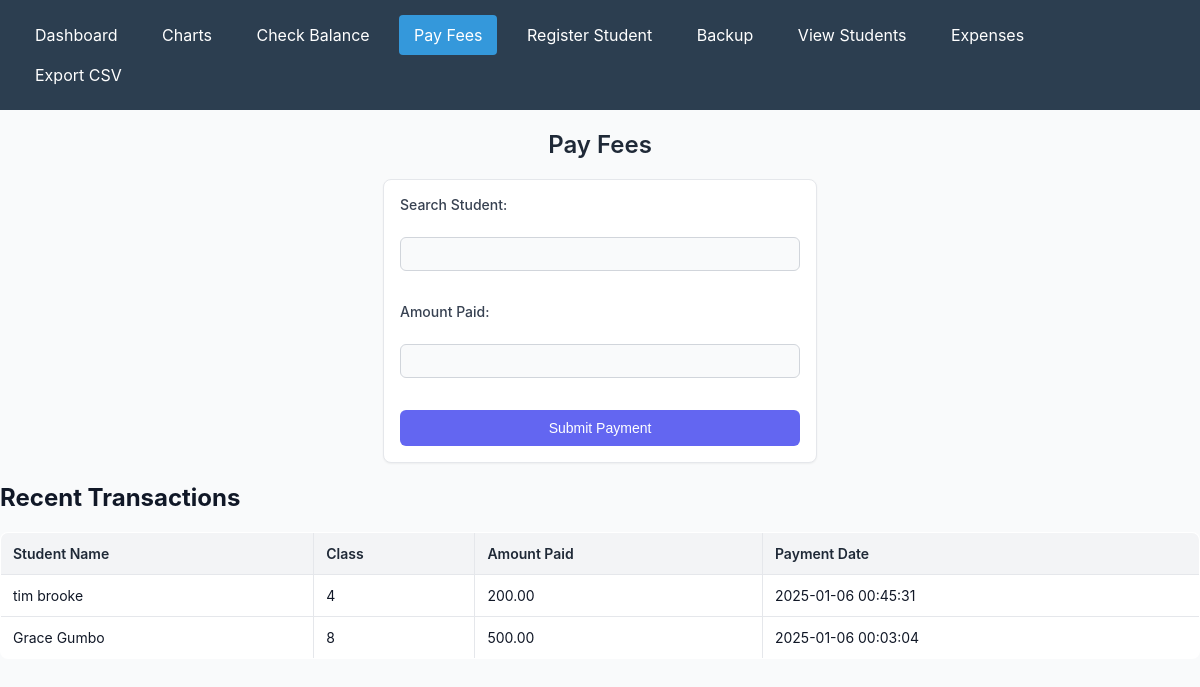
The page /pay_fees.php on the database its author committed.
### tables this page shows
CREATE TABLE `payments` (
  `payment_id` int(11) NOT NULL AUTO_INCREMENT,
  `student_id` int(10) unsigned DEFAULT NULL,
  `amount_paid` decimal(10,2) NOT NULL,
  `payment_date` timestamp NOT NULL DEFAULT current_timestamp(),
  PRIMARY KEY (`payment_id`),
  KEY `payments_ibfk_1` (`student_id`),
  CONSTRAINT `payments_ibfk_1` FOREIGN KEY (`student_id`) REFERENCES `students` (`student_id`) ON DELETE CASCADE
);

CREATE TABLE `students` (
  `student_id` int(10) unsigned NOT NULL,
  `name` varchar(100) NOT NULL,
  `class` varchar(20) NOT NULL,
  `date_of_birth` date NOT NULL,
  `gender` enum('Male','Female','Other') NOT NULL,
  `parent_phone` varchar(15) NOT NULL,
  `created_at` timestamp NOT NULL DEFAULT current_timestamp(),
  PRIMARY KEY (`student_id`)
);

### pay_fees.php (the view, shortened to what this page needs)
<?php
include 'db.php';
require_once 'navigation.php';
$recent_transactions = $conn->query("SELECT s.name, s.class, p.amount_paid, p.payment_date
                                    FROM payments p
                                    JOIN students s ON p.student_id = s.student_id
                                    ORDER BY p.payment_date DESC LIMIT 5");
?>
<!DOCTYPE html>
<html>
<head>
    <link rel="stylesheet" type="text/css" href="styles.css">
</head>
<body>
    <h1>Pay Fees</h1>
    <form id="payment_form" method="POST" onsubmit="validateForm(event)">
        <label for="student_name">Search Student:</label><br>
        <input type="text"
               id="student_name"
               name="student_name"
               oninput="fetchStudents(this.value)"
               onchange="handleStudentSelect()"
               list="students"
               required
               autocomplete="off">
        <datalist id="students"></datalist><br><br>
        <label for="amount_paid">Amount Paid:</label><br>
        <input type="number"
               id="amount_paid"
               name="amount_paid"
               step="0.01"
               min="0.01"
               required><br><br>
        <button type="submit">Submit Payment</button>
    </form>
    <h2>Recent Transactions</h2>
    <table border="1">
        <thead>
            <tr>
                <th>Student Name</th>
                <th>Class</th>
                <th>Amount Paid</th>
                <th>Payment Date</th>
            </tr>
        </thead>
        <tbody>
            <?php if ($recent_transactions && $recent_transactions->num_rows > 0): ?>
                <?php while ($row = $recent_transactions->fetch_assoc()): ?>
                    <tr>
                        <td><?= htmlspecialchars($row['name']); ?></td>
                        <td><?= htmlspecialchars($row['class']); ?></td>
                        <td><?= htmlspecialchars($row['amount_paid']); ?></td>
                        <td><?= htmlspecialchars($row['payment_date']); ?></td>
                    </tr>
                <?php endwhile; ?>
            <?php else: ?>
                <tr>
                    <td colspan="4">No recent transactions found.</td>
                </tr>
            <?php endif; ?>
        </tbody>
    </table>
</body>
</html>

### styles.css (style rules this page uses)
body { font-family: 'Inter', sans-serif; background-color: #f9fafb; color: #111827; margin: 0; padding: 0; }
h1 { font-size: 24px; font-weight: 600; text-align: center; margin: 20px 0; color: #1f2937; }
form { max-width: 400px; margin: 20px auto; padding: 16px; background-color: #ffffff; border: 1px solid #e5e7eb; border-radius: 8px; box-shadow: 0 1px 2px rgba(0, 0, 0, 0.05); }
label { font-size: 14px; font-weight: 500; color: #374151; display: block; margin-bottom: 4px; }
input[type="text"], input[type="number"] { width: 100%; padding: 8px; font-size: 14px; border: 1px solid #d1d5db; border-radius: 6px; background-color: #f9fafb; color: #111827; margin-bottom: 12px; box-sizing: border-box; transition: border-color 0.2s; }
button { display: block; width: 100%; padding: 10px; font-size: 14px; font-weight: 500; color: #ffffff; background-color: #6366f1; border: none; border-radius: 6px; cursor: pointer; transition: background-color 0.2s; }
table { width: 100%; border-collapse: collapse; margin: 20px 0; font-size: 14px; background-color: #ffffff; border: 1px solid #e5e7eb; border-radius: 8px; overflow: hidden; }
th, td { padding: 12px; text-align: left; border-bottom: 1px solid #e5e7eb; }
th { background-color: #f3f4f6; color: #1f2937; font-weight: 600; }

### rows shown on the page
payments: student.name "tim brooke", student.class "4", amount_paid "200.00", payment_date "2025-01-06 00:45:31"
payments: student.name "Grace Gumbo", student.class "8", amount_paid "500.00", payment_date "2025-01-06 00:03:04"
